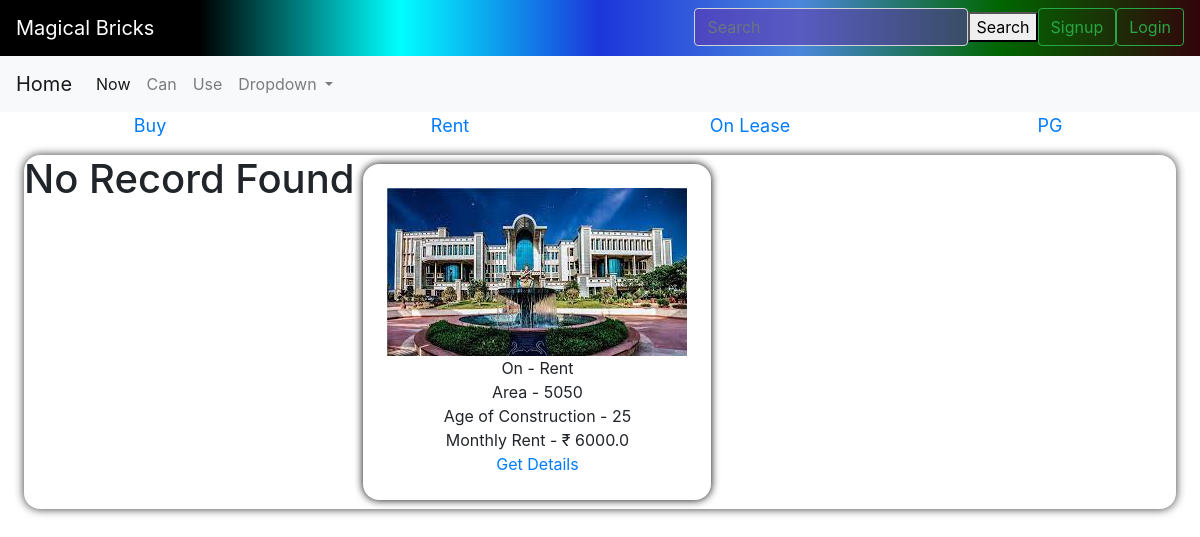
Before: / with the older database file.
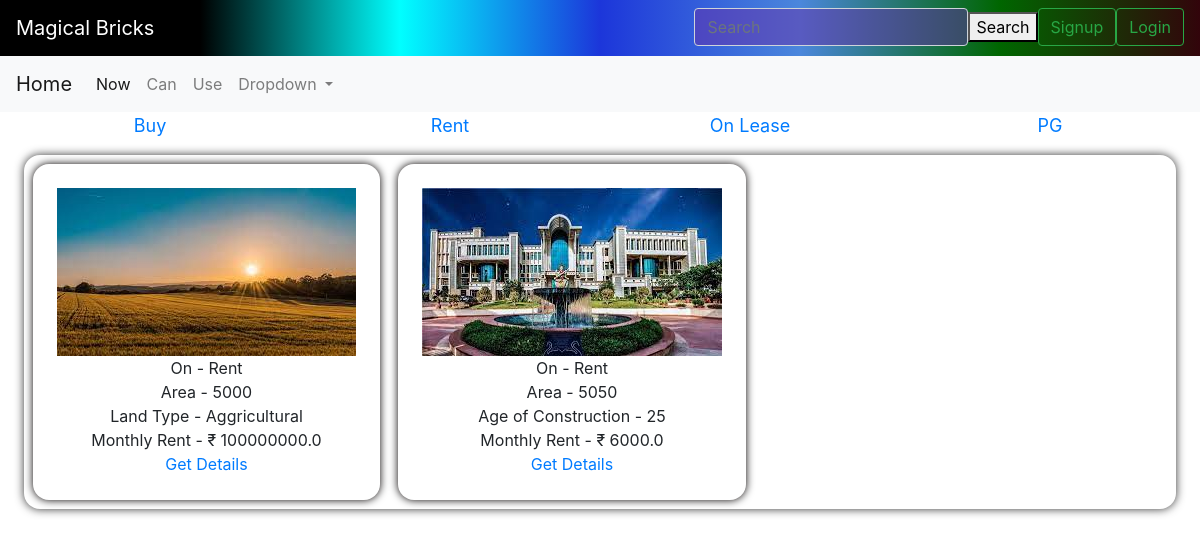
After: the same page with the newer database file.
### bricks/models.py (models this page shows, shortened)
class category(models.Model):
    cat=models.CharField(max_length=50)
    def __str__(self) :
        return self.cat

class built(models.Model):
    name=models.CharField(max_length=500,blank=False,null=True,default=None)
    owner_phone=models.IntegerField(null=True, blank=False)
    owner_name=models.CharField(max_length=500,blank=False,null=True,default=None)
    cat=models.ForeignKey("category", null=True , on_delete=models.CASCADE, default=None)
    area=models.IntegerField()
    floors=models.IntegerField()
    status=models.CharField(max_length=50,choices=st)
    faces=models.CharField(choices=direction, max_length=50, blank=False)
    p_type=models.CharField(max_length=10, default="Built")
    furnished_status=models.CharField(max_length=50,choices=state, blank=False, null=True)
    type_of_ownership=models.CharField(max_length=50,choices=too)
    price=models.FloatField(default=0,null=True)
    age=models.IntegerField()
    address=models.CharField(max_length=200, blank= False, default=None, null=True, unique=True)
    images=models.ImageField(upload_to='images/')

class land(models.Model):
    name=models.CharField(max_length=500,blank=False,null=True,default=None)
    cat=models.ForeignKey("category", null=True , on_delete=models.CASCADE, default=None)
    owner_phone=models.IntegerField(null=True, blank=False)
    owner_name=models.CharField(max_length=500,blank=False,null=True,default=None)
    area=models.IntegerField(default=0)
    land_type=models.CharField(choices=t_l, max_length=50, default= None, null=True)
    price=models.FloatField(default=0)
    p_type=models.CharField(max_length=10, default="Land")
    address=models.CharField(max_length=200, blank= False, default=None, null=False, unique=True)
    images=models.ImageField(upload_to='images/')

### bricks/views.py (the view, shortened to what this page needs)
# urls.py: 2. Add a URL to urlpatterns:  path('', views.home, name='home')
def home(request):
    y=category.objects.all()
    p=land.objects.all()
    q=built.objects.all()
    if request.method== 'GET':
        return render(request,'bricks/home.html',{'signup_form':UserCreationForm(),"obj":p,"obj2":q,"y":y,"login_form":AuthenticationForm()})
    return render(request,'bricks/home.html',{'signup_form':UserCreationForm(),"obj":p,"obj2":q,"y":y,"login_form":AuthenticationForm()})

### bricks/templates/bricks/home.html (shortened to what this page needs)
<!DOCTYPE html>
<html lang="en">
<head>
  {% load static %}
  <link rel="stylesheet" href="{% static 'bricks/style_home.css' %}" />
</head>
<body>
    {% include "bricks/navbar.html" %}
  <div class="main">
    {% if y %} {% for x in y %}
    <a href="{% url 'properties' %}?category={{x.id}}" id="cat">
      <div class="heading">{{x.cat}}</div>
    </a>
    {% endfor %} {% endif %}
  </div>
  <div class="properties" >
    {% if obj %} {% for y in obj %}
    <div  class="property">
      <div class="info_items"><img  src="{{y.images.url}}" alt=""></div>
      <div class="info_items">On - {{y.cat}}</div>
      <div class="info_items">Area - {{y.area}}</div>
      <div class="info_items">Land Type - {{y.land_type}}</div>
      {% if y.cat.cat == "Rent" or y.cat.cat == "PG" %}
      <div class="info_items">Monthly Rent - &#8377 {{y.price}}</div>
      {% else %}
      <div class="info_items">Price - &#8377 {{y.price}}</div>
      {% endif %}
      <a href="{% url 'property_details' y.id %}?p_type={{y.p_type}}" id="details_button">Get Details</a>
    </div>
    {% endfor %}
    {% else %}
    <h1 >No Record Found</h1>
    {% endif %}
    {% if obj2 %}
    {% for y in obj2 %}
    <div  class="property">
      <div class="info_items"><img  src="{{y.images.url}}" alt=""></div>
      <div class="info_items">On - {{y.cat}}</div>
      <div class="info_items">Area - {{y.area}}</div>
      <div class="info_items">Age of Construction - {{y.age}}</div>
      {% if y.cat.cat == "Rent" or y.cat.cat == "PG" %}
      <div class="info_items">Monthly Rent - &#8377 {{y.price}}</div>
      {% else %}
      <div class="info_items">Price - &#8377 {{y.price}}</div>
      {% endif %}
      <a href="{% url 'property_details' y.id %}?p_type={{y.p_type}}" id="details_button">Get Details</a>
    </div>
    {% endfor %}
    {% endif %}
  </div>
</body>
</html>

### bricks/templates/bricks/navbar.html (shortened to what this page needs)
<html>
<head>
  <link rel="stylesheet" href="https://maxcdn.bootstrapcdn.com/bootstrap/4.0.0-beta.2/css/bootstrap.min.css" />
</head>
<body>
  <nav class="navbar navbar-light justify-content-between" style="
  display:block;
        background: linear-gradient(
          90deg,
          #000,
          #000,#00ffff,
          #1c36da,
          #4b87dc,
          #006600,
          #32040b
        );
        animation: gradient 15s ease infinite;
      ">
    <a class="navbar-brand" style="color:white;">Magical Bricks</a>
    {%if user.is_authenticated%}
    <a class="btn btn-primary" type="submit" id="login" href='{%url 'logout_user' %}'
      style="width:fit-content; float:right;">logout</a>
    <p class="px-2 mt-2" style="width:fit-content; float:right; color:white;">Welcome {{user.username}}</p>
    {% else %}
    <button id="login" type="button" class="btn btn-outline-success right-align" data-toggle="modal"
      data-target="#login_div" style="float:inline-end;cursor: pointer;">
      Login
    </button>
    <button id="login" type="button" class="btn btn-outline-success right-align" data-toggle="modal"
      data-target="#signup_div" style="float:inline-end;cursor: pointer;">
      Signup
    </button>
    {% endif %}
    <form class="form-inline" id="search_form">
      <input class="form-control" type="search" placeholder="Search" aria-label="Search" style="
          color:white;
          background: rgba(103,48,167,0.5);
          " />
      <button class="button " class="btn btn-primary" type="submit" id="s_button">
        Search
      </button>
    </form>
  </nav>
  <nav class="navbar navbar-expand-lg navbar-light bg-light">
    <a class="navbar-brand" href="home">Home</a>
    <div class="collapse navbar-collapse" id="navbarSupportedContent" z-index: 0>
      <ul class="navbar-nav mr-auto">
        <li class="nav-item active">
          <a class="nav-link" href="#">Now<span class="sr-only">(current)</span></a>
        </li>
        <li class="nav-item">
          <a class="nav-link" href="#">Can</a>
        </li>
        <li class="nav-item">
          <a class="nav-link" href="#">Use</a>
        </li>
        <li class="nav-item dropdown">
          <a class="nav-link dropdown-toggle" href="#" id="navbarDropdown" role="button" data-toggle="dropdown"
            aria-haspopup="true" aria-expanded="false">
            Dropdown
          </a>
        </li>
      </ul>
    </div>
  </nav>
</body>
</html>

### bricks/static/bricks/style_home.css (style rules this page uses)
.main { display: flex; }
#cat { flex: 1; font-size: 1.5vw; background:linear-gradient(90deg ); }
.heading { margin: auto; justify-content: center; text-align: center; }
.properties { border-color: black; border-width: 1vw; display: flex; flex-direction: row; background-color: #fff; border-radius: 2vh; box-shadow: 0 0 10px rgba(0, 0, 0, 0.8); margin: 2vh 2vw; overflow:scroll; width:auto; height: fit-content; }
.property { justify-items: center; background-color: #fff; box-shadow: 0 0 0.75vw rgb(5, 0, 0); border-radius: 2vh; margin: 0.75vw; padding: 3vh 3vh; }

### bricks/templates/bricks/navbar.html (style rules this page uses)
#s_button { height: 100%; }
@media only screen and (min-width:600px) { #search_form { float: inline-end; } }

Changed rows visible on the page:
added land: images (picture), cat "Rent", area "5000", land_type "Aggricultural", price "100000000.0"
Other visible differences:
text no longer shown: "No Record Found"
